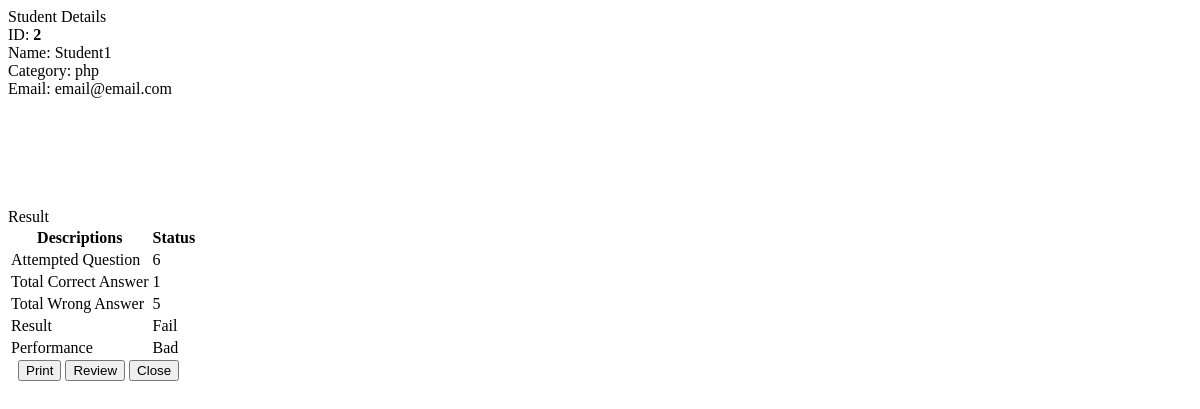
Page /php/result2.php (signed in) on the committed database.
### tables this page shows
CREATE TABLE IF NOT EXISTS `result_students` (
  `id` int(10) NOT NULL AUTO_INCREMENT,
  `student_id` int(10) NOT NULL,
  `test_id` int(10) NOT NULL,
  `total_marks` int(10) DEFAULT NULL,
  `attempt` int(10) NOT NULL,
  PRIMARY KEY (`id`)
);

CREATE TABLE IF NOT EXISTS `students` (
  `id` int(10) NOT NULL AUTO_INCREMENT,
  `fullname` varchar(100) NOT NULL,
  `username` varchar(50) NOT NULL,
  `password` varchar(50) NOT NULL,
  `email` varchar(50) NOT NULL,
  `login_type` varchar(50) NOT NULL,
  `studentcategory` varchar(10) NOT NULL,
  `stud_city` varchar(50) NOT NULL,
  `stud_phone` varchar(50) NOT NULL,
  `isActive` tinyint(1) NOT NULL DEFAULT '1',
  `attendTest` int(1) NOT NULL DEFAULT '0',
  `test_id` int(10) NOT NULL,
  `score` int(10) NOT NULL,
  PRIMARY KEY (`id`)
);

### php/result2.php (the view, shortened to what this page needs)
<?php
$id = $_SESSION['id'];
$sql = "select * from score_students where stud_id = '$id'";
$result = mysql_query($sql) or die(mysql_error());
$count = mysql_num_rows($result);
?>
<!DOCTYPE html>
<html>
<head>
</head>
<body>
<?php
$sql = "select * from result_students where student_id = '$id'";
$result = mysql_query($sql) or die(mysql_error());
$row = mysql_fetch_object($result);
$sid = $row->student_id;
$tm = $row->total_marks;
?>
<div class="panel-body">
    <div class="row">
        <div class="col-md-12">
		<?php
						$sql2 = "select * from students where id = '$sid'";
						$result2 = mysql_query($sql2) or die(mysql_error());
						$value = mysql_fetch_object($result2);
						$fullname = $value->fullname;
						$email = $value->email;
						$category = $value->studentcategory;
				?>
                    <div class="panel panel-default height">
                        <div class="panel-heading">Student Details</div>
                        <div class="panel-body">
						ID: <strong><?php echo $sid; ?></strong><br>
						Name: <?php echo $fullname;  ?><br>
						Category: <?php echo $category; ?><br>
						Email: <?php echo $email;  ?><br>
                        </div>
                    </div>
            <div class="panel panel-default">
                        <div class="panel-heading panel-heading-custom">
                            <i class="fa fa-bar-chart-o fa-fw"></i> Result
                        </div>
                        <div class="panel-body">
                            <div class="col-md-7">
                                <table class="table">
                                    <thead>
                                        <tr>
                                            <th>Descriptions</th>
                                            <th>Status</th>
                                        </tr>
                                    </thead>
                                    <tbody>
                                        <tr>
                                            <td>Attempted Question</td>
                                            <td><?php echo $count; ?></td>
                                        </tr>
                                        <tr>
                                            <td>Total Correct Answer</td>
                                            <td><?php echo $tm; ?></td>
                                        </tr>
                                        <tr>
                                            <td>Total Wrong Answer</td>
                                            <td><?php echo $wrong = $count - $tm; ?></td>
                                        </tr>
                                        <tr>
                                            <td>Result</td>
                                            <td><?php if($tm == '') { return; }  if($tm >= 20) {?> <span class="label label-success">Pass</span> <?php } else { ?> <span class="label label-danger">Fail</span> <?php } ?></td>
                                        </tr>
                                        <tr>
                                            <td>Performance</td>
                                            <td>
											<?php if($tm <=10 ) {echo 'Bad';}
													else if($tm <=15) {echo 'Improve';}
													else if($tm <=20) {echo 'Good';}
													else if($tm <=25) {echo 'Better';}
													else if($tm <=28) {echo 'Best';}
											?>
											</td>
                                        </tr>
                                    </tbody>
                                </table>
                            </div>
                            </div>
                            <div class="panel-group" id="accordion" role="tablist" aria-multiselectable="true">
                                <button class="btn btn-primary" onclick="javascript:window.print();" style="margin-left:10px;"><i class="fa fa-print"></i>Print</button>
								<button class="btn btn-primary btnReview"><i class="fa fa-print"></i>Review</button>
								<button name="submit" type="submit" value="Save" class="btn pull-center closediv" data-offset-top="0">Close</button>
                            </div>
                        </div>
                    </div>
</div>
</body>
</html>

### php/result2.php (style rules this page uses)
.height { min-height: 200px; }

### rows in the picture
result_students: student "2", total_marks "1", $wrong=$count-$tm "5"
students: fullname "Student1", studentcategory "php", email "email@email.com"

### other values in the picture
$count "6"
